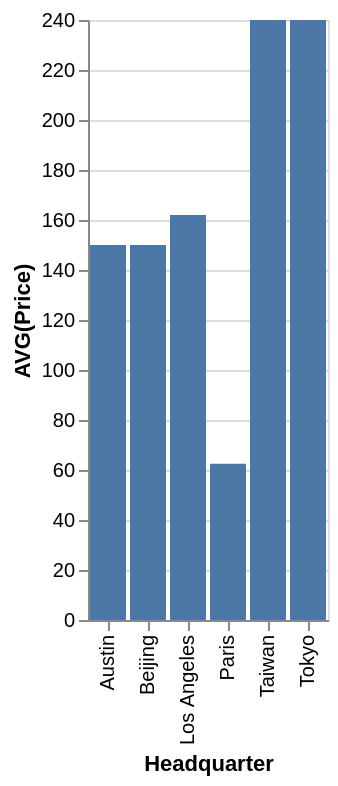

Write a Vega-Lite specification for this figure.
### Vega-Lite specification from a JSON file in a GitHub repository (floating-point values rounded to 4 significant figures)
{"data": {"values": [{"x_data": "Austin", "y_data": 150}, {"x_data": "Beijing", "y_data": 150}, {"x_data": "Los Angeles", "y_data": 162}, {"x_data": "Paris", "y_data": 62.5}, {"x_data": "Taiwan", "y_data": 240}, {"x_data": "Tokyo", "y_data": 240}]}, "mark": "bar", "encoding": {"x": {"field": "x_data", "type": "nominal", "title": "Headquarter", "sort": "ascending"}, "y": {"field": "y_data", "type": "quantitative", "title": "AVG(Price)"}}}
